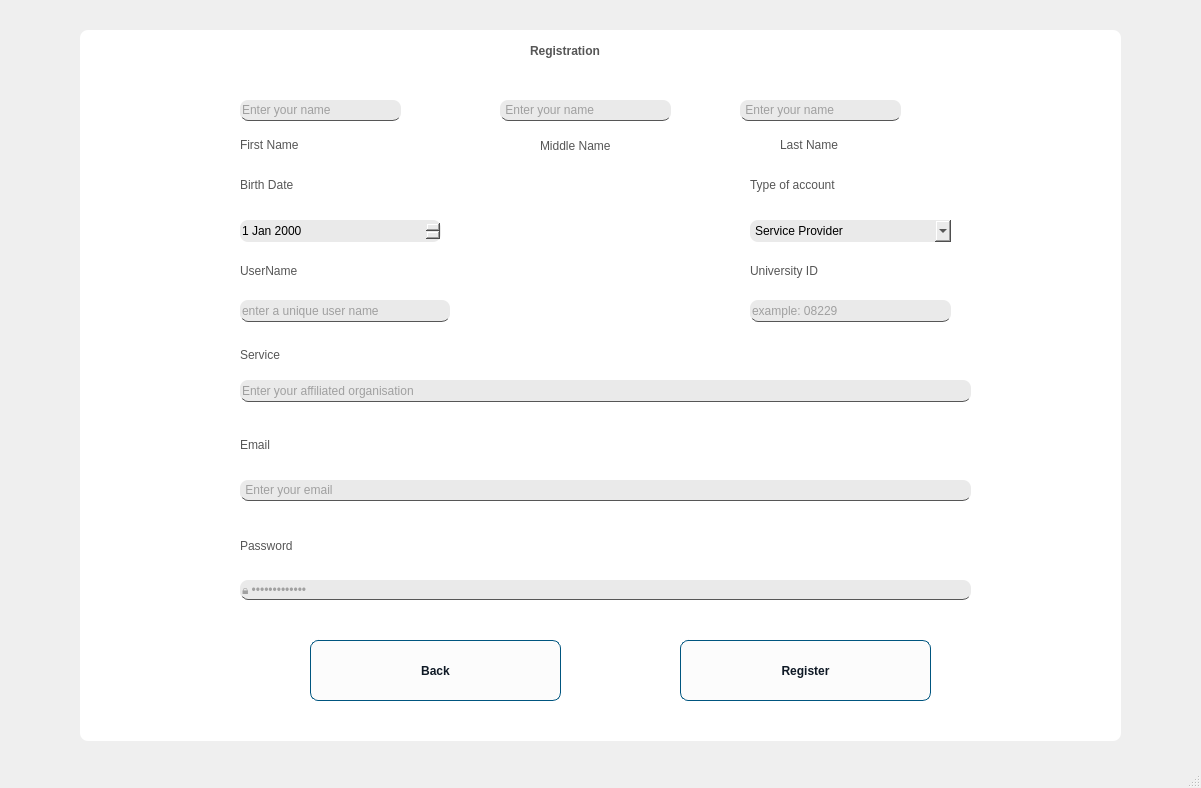
<?xml version="1.0" encoding="UTF-8"?>
<ui version="4.0">
 <class>MainWindow</class>
 <widget class="QMainWindow" name="MainWindow">
  <property name="geometry">
   <rect>
    <x>0</x>
    <y>0</y>
    <width>1201</width>
    <height>788</height>
   </rect>
  </property>
  <property name="windowTitle">
   <string>Registration Form</string>
  </property>
  <property name="styleSheet">
   <string notr="true">background-color: #525;
QMainWindow {
	border-image: url(:/stuff/bg_v2.png);
}
QLabel {
  color: #464d55;
  font-weight: 600;
}
QLabel#heading {
  color: #0f1925;
  font-size: 18px;
  margin-bottom: 10px;
}

QLabel#subheading {
  color: #0f1925;
  font-size: 12px;
  font-weight: normal;
  margin-bottom: 10px;
}
QLineEdit {
  background: transparent;
  color: rgb(86, 86, 86);
  border-bottom: 1px solid rgb(86, 86, 86);
}

QPushButton {
  background-color: #00557f;
  color: #0f1925;
  font-weight: 600;
  border-radius: 8px;
  border: 1px solid #00557f;
  padding: 5px 15px;
  margin-top: 10px;
  outline: 0px;
}
QPushButton:hover,
QPushButton:focus {
  background-color: #8360aa;
  border: 3px solid #8360aa;
}
</string>
  </property>
  <widget class="QWidget" name="centralwidget">
   <widget class="QFrame" name="frame">
    <property name="geometry">
     <rect>
      <x>80</x>
      <y>30</y>
      <width>1041</width>
      <height>711</height>
     </rect>
    </property>
    <property name="styleSheet">
     <string notr="true">background-color: rgb(255, 255, 255);
border-radius: 8px;</string>
    </property>
    <property name="frameShape">
     <enum>QFrame::StyledPanel</enum>
    </property>
    <property name="frameShadow">
     <enum>QFrame::Raised</enum>
    </property>
    <widget class="QLabel" name="label_3">
     <property name="geometry">
      <rect>
       <x>450</x>
       <y>0</y>
       <width>121</width>
       <height>41</height>
      </rect>
     </property>
     <property name="styleSheet">
      <string notr="true">font: 24pt &quot;Gill Sans&quot;;


color: rgb(86, 86, 86);</string>
     </property>
     <property name="text">
      <string>Registration</string>
     </property>
    </widget>
    <widget class="QLineEdit" name="email">
     <property name="geometry">
      <rect>
       <x>160</x>
       <y>450</y>
       <width>731</width>
       <height>21</height>
      </rect>
     </property>
     <property name="styleSheet">
      <string notr="true">background:#EAEAEA;</string>
     </property>
     <property name="text">
      <string/>
     </property>
     <property name="placeholderText">
      <string> Enter your email</string>
     </property>
    </widget>
    <widget class="QLineEdit" name="password">
     <property name="geometry">
      <rect>
       <x>160</x>
       <y>550</y>
       <width>731</width>
       <height>20</height>
      </rect>
     </property>
     <property name="styleSheet">
      <string notr="true">background:#EAEAEA;</string>
     </property>
     <property name="text">
      <string/>
     </property>
     <property name="echoMode">
      <enum>QLineEdit::Password</enum>
     </property>
     <property name="placeholderText">
      <string>🔒 •••••••••••••</string>
     </property>
    </widget>
    <widget class="QLabel" name="label_4">
     <property name="geometry">
      <rect>
       <x>160</x>
       <y>400</y>
       <width>121</width>
       <height>30</height>
      </rect>
     </property>
     <property name="styleSheet">
      <string notr="true">font: 75 10pt &quot;Helvetica Neue&quot;;
font-weight: 400;
color: rgb(86, 86, 86);</string>
     </property>
     <property name="text">
      <string>Email</string>
     </property>
    </widget>
    <widget class="QLabel" name="label_5">
     <property name="geometry">
      <rect>
       <x>160</x>
       <y>500</y>
       <width>151</width>
       <height>31</height>
      </rect>
     </property>
     <property name="styleSheet">
      <string notr="true">font: 75 10pt &quot;Helvetica Neue&quot;;
font-weight: 400;
color: rgb(86, 86, 86);</string>
     </property>
     <property name="text">
      <string>Password</string>
     </property>
    </widget>
    <widget class="QPushButton" name="registerNow">
     <property name="geometry">
      <rect>
       <x>600</x>
       <y>600</y>
       <width>251</width>
       <height>71</height>
      </rect>
     </property>
     <property name="styleSheet">
      <string notr="true">

QPushButton {
  background-color: #FCFCFC;
  color: #0f1925;
  font: 14pt &quot;Gill Sans&quot;;
  font-weight: 600;
  border-radius: 8px;
  border: 1px solid #00557f;
  padding: 5px 15px;
  margin-top: 10px;
  outline: 0px;
}
QPushButton:hover,
QPushButton:focus {
  background-color: #4F3981;
 color: white;
}</string>
     </property>
     <property name="text">
      <string>Register</string>
     </property>
    </widget>
    <widget class="QLabel" name="label_6">
     <property name="geometry">
      <rect>
       <x>160</x>
       <y>100</y>
       <width>71</width>
       <height>30</height>
      </rect>
     </property>
     <property name="styleSheet">
      <string notr="true">font: 75 12pt &quot;Helvetica Neue&quot; ;
font-weight: 400;
color: rgb(86, 86, 86);</string>
     </property>
     <property name="text">
      <string>First Name</string>
     </property>
    </widget>
    <widget class="QLineEdit" name="midName">
     <property name="geometry">
      <rect>
       <x>420</x>
       <y>70</y>
       <width>171</width>
       <height>21</height>
      </rect>
     </property>
     <property name="styleSheet">
      <string notr="true">background:#EAEAEA;</string>
     </property>
     <property name="text">
      <string/>
     </property>
     <property name="placeholderText">
      <string> Enter your name</string>
     </property>
    </widget>
    <widget class="QLineEdit" name="lastName">
     <property name="geometry">
      <rect>
       <x>660</x>
       <y>70</y>
       <width>161</width>
       <height>21</height>
      </rect>
     </property>
     <property name="styleSheet">
      <string notr="true">background:#EAEAEA;</string>
     </property>
     <property name="text">
      <string/>
     </property>
     <property name="placeholderText">
      <string> Enter your name</string>
     </property>
    </widget>
    <widget class="QLineEdit" name="firstName">
     <property name="geometry">
      <rect>
       <x>160</x>
       <y>70</y>
       <width>161</width>
       <height>21</height>
      </rect>
     </property>
     <property name="styleSheet">
      <string notr="true">background:#EAEAEA;</string>
     </property>
     <property name="text">
      <string/>
     </property>
     <property name="placeholderText">
      <string>Enter your name</string>
     </property>
    </widget>
    <widget class="QLabel" name="label_7">
     <property name="geometry">
      <rect>
       <x>460</x>
       <y>100</y>
       <width>81</width>
       <height>31</height>
      </rect>
     </property>
     <property name="styleSheet">
      <string notr="true">font: 75 12pt &quot;Helvetica Neue&quot; ;
font-weight: 400;
color: rgb(86, 86, 86);</string>
     </property>
     <property name="text">
      <string>Middle Name</string>
     </property>
    </widget>
    <widget class="QLabel" name="label_9">
     <property name="geometry">
      <rect>
       <x>700</x>
       <y>100</y>
       <width>71</width>
       <height>30</height>
      </rect>
     </property>
     <property name="styleSheet">
      <string notr="true">font: 75 12pt &quot;Helvetica Neue&quot; ;
font-weight: 400;
color: rgb(86, 86, 86);</string>
     </property>
     <property name="text">
      <string>Last Name</string>
     </property>
    </widget>
    <widget class="QLabel" name="dateLabel">
     <property name="geometry">
      <rect>
       <x>160</x>
       <y>140</y>
       <width>71</width>
       <height>30</height>
      </rect>
     </property>
     <property name="styleSheet">
      <string notr="true">font: 75 10pt &quot;Helvetica Neue&quot;;
font-weight: 400;
color: rgb(86, 86, 86);</string>
     </property>
     <property name="text">
      <string>Birth Date</string>
     </property>
    </widget>
    <widget class="QDateEdit" name="birthDate">
     <property name="geometry">
      <rect>
       <x>160</x>
       <y>190</y>
       <width>201</width>
       <height>22</height>
      </rect>
     </property>
     <property name="styleSheet">
      <string notr="true">color: rgb(0,0,0);
font: 75 13pt &quot;Helvetica Neue&quot;;
background:#EAEAEA;
font-weight: 400;</string>
     </property>
     <property name="wrapping">
      <bool>false</bool>
     </property>
    </widget>
    <widget class="QLabel" name="label_10">
     <property name="geometry">
      <rect>
       <x>670</x>
       <y>140</y>
       <width>101</width>
       <height>30</height>
      </rect>
     </property>
     <property name="styleSheet">
      <string notr="true">font: 75 10pt &quot;Helvetica Neue&quot;;
font-weight: 400;
color: rgb(86, 86, 86);</string>
     </property>
     <property name="text">
      <string>Type of account</string>
     </property>
    </widget>
    <widget class="QComboBox" name="accType">
     <property name="geometry">
      <rect>
       <x>670</x>
       <y>190</y>
       <width>201</width>
       <height>22</height>
      </rect>
     </property>
     <property name="styleSheet">
      <string notr="true">color: rgb(0,0,0);
font: 57 13pt &quot;Helvetica Neue&quot;;
background:#EAEAEA;
font-weight: 400;</string>
     </property>
     <item>
      <property name="text">
       <string>Service Provider</string>
      </property>
     </item>
     <item>
      <property name="text">
       <string>User</string>
      </property>
     </item>
     <item>
      <property name="text">
       <string>Donation Drive</string>
      </property>
     </item>
     <item>
      <property name="text">
       <string>Event</string>
      </property>
     </item>
     <item>
      <property name="text">
       <string>Student Employer</string>
      </property>
     </item>
     <item>
      <property name="text">
       <string/>
      </property>
     </item>
    </widget>
    <widget class="QLabel" name="detailLabel">
     <property name="geometry">
      <rect>
       <x>160</x>
       <y>310</y>
       <width>81</width>
       <height>30</height>
      </rect>
     </property>
     <property name="styleSheet">
      <string notr="true">font: 75 10pt &quot;Helvetica Neue&quot;;
font-weight: 400;
color: rgb(86, 86, 86);</string>
     </property>
     <property name="text">
      <string>Service</string>
     </property>
    </widget>
    <widget class="QLineEdit" name="detail">
     <property name="geometry">
      <rect>
       <x>160</x>
       <y>350</y>
       <width>731</width>
       <height>22</height>
      </rect>
     </property>
     <property name="styleSheet">
      <string>background:#EAEAEA;</string>
     </property>
     <property name="placeholderText">
      <string>Enter your affiliated organisation</string>
     </property>
    </widget>
    <widget class="QLabel" name="label_13">
     <property name="geometry">
      <rect>
       <x>160</x>
       <y>230</y>
       <width>71</width>
       <height>21</height>
      </rect>
     </property>
     <property name="styleSheet">
      <string notr="true">font: 75 10pt &quot;Helvetica Neue&quot;;
font-weight: 400;
color: rgb(86, 86, 86);</string>
     </property>
     <property name="text">
      <string>UserName</string>
     </property>
    </widget>
    <widget class="QLineEdit" name="username">
     <property name="geometry">
      <rect>
       <x>160</x>
       <y>270</y>
       <width>210</width>
       <height>22</height>
      </rect>
     </property>
     <property name="styleSheet">
      <string>background:#EAEAEA;</string>
     </property>
     <property name="placeholderText">
      <string>enter a unique user name</string>
     </property>
    </widget>
    <widget class="QLineEdit" name="detail2">
     <property name="geometry">
      <rect>
       <x>670</x>
       <y>270</y>
       <width>201</width>
       <height>22</height>
      </rect>
     </property>
     <property name="styleSheet">
      <string notr="true">font: 75 12pt &quot;Helvetica Neue&quot; ;
font-weight: 400;
color: rgb(86, 86, 86);
background:#EAEAEA;</string>
     </property>
     <property name="placeholderText">
      <string>example: 08229</string>
     </property>
    </widget>
    <widget class="QLabel" name="detailLabel2">
     <property name="geometry">
      <rect>
       <x>670</x>
       <y>230</y>
       <width>71</width>
       <height>21</height>
      </rect>
     </property>
     <property name="styleSheet">
      <string notr="true">font: 75 10pt &quot;Helvetica Neue&quot;;
font-weight: 400;
color: rgb(86, 86, 86);</string>
     </property>
     <property name="text">
      <string>University ID</string>
     </property>
    </widget>
    <widget class="QPushButton" name="backButton">
     <property name="geometry">
      <rect>
       <x>230</x>
       <y>600</y>
       <width>251</width>
       <height>71</height>
      </rect>
     </property>
     <property name="styleSheet">
      <string notr="true">

QPushButton {
  background-color: #FCFCFC;
  color: #0f1925;
  font: 14pt &quot;Gill Sans&quot;;
  font-weight: 600;
  border-radius: 8px;
  border: 1px solid #00557f;
  padding: 5px 15px;
  margin-top: 10px;
  outline: 0px;
}
QPushButton:hover,
QPushButton:focus {
  background-color: #4F3981;
 color: white;
}</string>
     </property>
     <property name="text">
      <string>Back</string>
     </property>
    </widget>
    <widget class="QLabel" name="successLabel">
     <property name="geometry">
      <rect>
       <x>140</x>
       <y>40</y>
       <width>751</width>
       <height>21</height>
      </rect>
     </property>
     <property name="styleSheet">
      <string notr="true">
color: rgb(55, 224, 83);</string>
     </property>
     <property name="text">
      <string/>
     </property>
    </widget>
    <widget class="QLabel" name="errorLabel">
     <property name="geometry">
      <rect>
       <x>170</x>
       <y>570</y>
       <width>711</width>
       <height>31</height>
      </rect>
     </property>
     <property name="styleSheet">
      <string notr="true">
color: rgb(255,0,0);</string>
     </property>
     <property name="text">
      <string/>
     </property>
    </widget>
   </widget>
  </widget>
  <widget class="QMenuBar" name="menubar">
   <property name="geometry">
    <rect>
     <x>0</x>
     <y>0</y>
     <width>1201</width>
     <height>24</height>
    </rect>
   </property>
  </widget>
  <widget class="QStatusBar" name="statusbar"/>
 </widget>
 <resources>
  <include location="images.qrc"/>
 </resources>
 <connections/>
</ui>
